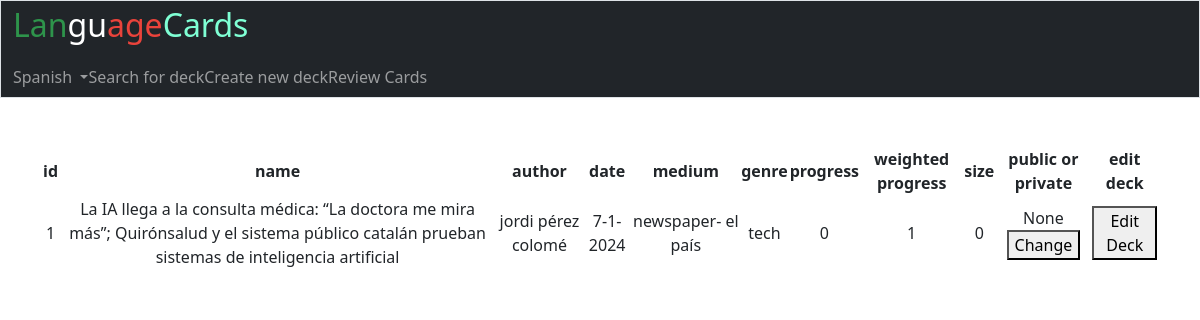
The page / (signed in) on the database its author committed.
### tables this page shows
CREATE TABLE users_to_decks (
user_id INT, 
deck_id INT
, "progress"	INTEGER, "order"	INTEGER, "weighted"	INTEGER);

CREATE TABLE decks (deck_id INTEGER PRIMARY KEY, language TEXT, name TEXT, author TEXT, date TEXT,
medium TEXT, genre TEXT, size INTEGER, creator_id INTEGER, public TEXT);

### app.py (the view)
@app.route("/")
@login_required
def index():
    update()
    db.execute(
    """SELECT * FROM decks JOIN users_to_decks ON decks.deck_id = users_to_decks.deck_id
    WHERE user_id = ? AND decks.language = ?"""
    , (session["user_id"], session["language"]))
    decks = db.fetchall()
    for deck in decks:
        db.execute("""SELECT COUNT (*) FROM user_progress WHERE state = "learning" OR state = "learned" AND user_id = ?
        AND word_id IN (SELECT word_id FROM deck_contents WHERE deck_id = ?)""",
        (session["user_id"], deck[9]))
        known = db.fetchall()[0][0]
        db.execute("""SELECT SUM (frequency) FROM user_progress
        WHERE user_id = ? AND word_id IN
        (SELECT word_id FROM deck_contents WHERE deck_id = ?)""", (session["user_id"], deck[0]))
        frequency = db.fetchall()[0][0]
        if frequency is None:
            frequency = 1
        db.execute ("""SELECT SUM (frequency) FROM user_progress
        WHERE state = "learning" OR state = "learned" AND user_id = ? AND word_id IN
        (SELECT word_id FROM deck_contents WHERE deck_id = ?)""", (session["user_id"], deck[0]))
        weighted = db.fetchall()[0][0]
        if weighted is None:
            weighted = 1
        db.execute("""UPDATE users_to_decks SET progress = ?, weighted = ?
        WHERE deck_id = ? AND user_id = ?""", (known/deck[8], weighted/frequency,deck[0], session["user_id"]))
        con.commit()
    db.execute ("SELECT deck_order FROM users WHERE id = ?",(session["user_id"],))
    order = db.fetchall()[0][0]
    db.execute("SELECT * FROM decks JOIN users_to_decks ON decks.deck_id = users_to_decks.deck_id WHERE user_id = ? ORDER BY ?", (session["user_id"], order))
    display = db.fetchall()
    return render_template ("mainpage.html", display = display, user = session["user_id"])

### helpers.py (called while the page is built)
def login_required(f):
    @wraps(f)
    def decorated_function(*args, **kwargs):
        if session.get("user_id") is None:
            return redirect("/login")
        return f(*args, **kwargs)
    return decorated_function

def update():
    db.execute ("SELECT time FROM users WHERE id = ?", (session["user_id"],))
    try:
        last = date(db.fetchall()[0][0])
    except TypeError:
        last = 0
    session["datetime"] = datetime.now().timestamp()
    if last != date.today():
        for language in languages:
            session.update({f"{language}":{"new_seen":0, "reviewed":0}})
    db.execute("""SELECT COUNT (*) FROM user_progress
    WHERE due < ? AND user_id = ? AND word_id IN
    (SELECT id FROM words WHERE language = ?)"""
    , (session["datetime"], session["user_id"], session["language"]))
    session[session["language"]]["review_count"] = db.fetchall()
    db.execute("SELECT * FROM users WHERE id = ?", (session["user_id"],))
    session["new_cards"] = db.fetchall()[0][5]
    db.execute("""UPDATE users SET time = ? WHERE id = ?""", (session["datetime"], session["user_id"]))
    con.commit()

### templates/mainpage.html (shortened to what this page needs)
{% extends "layout.html" %}
{% block body %}
<table>
    <thead>
        <tr>
            <th>id</th>
            <th>name</th>
            <th>author</th>
            <th>date</th>
            <th>medium</th>
            <th>genre</th>
            <th>progress</th>
            <th>weighted progress</th>
            <th>size</th>
            <th>public or private</th>
            <th>edit deck</th>
        </tr>
    </thead>
    <tbody>
        {% for row in display %}
        <tr>
            <td>{{ row.0 }}</td>
            <td>{{ row.2 }}</td>
            <td>{{ row.3 }} </td>
            <td>{{ row.4 }}</td>
            <td>{{ row.5 }}</td>
            <td>{{ row.6 }}</td>
            <td>{{ row.12 }}</td>
            <td>{{ row.14 }}</td>
            <td>{{ row.7 }}</td>
            <td>{{ row.9 }}
                {% if user == row.8 %}
                <form action="/change_status" method="post">
                    <button type="submit">Change</button>
                </form>
                {% endif %}
            </td>
            <td>
                <form action="edit_deck" method="post">
                    <button type="submit">Edit Deck</button>
                </form>
            </td>
            </tr>
        {% endfor %}
    </tbody>
</table>
{% endblock %}

### templates/layout.html (shortened to what this page needs)
<!DOCTYPE html>
<html lang="en">
    <head>
        <link href="https://cdn.jsdelivr.net/npm/bootstrap@5.3.3/dist/css/bootstrap.min.css" rel="stylesheet">
        <link href="/styles/styles.css" rel="stylesheet">
    </head>
    <body>
        <nav class="bg-dark border navbar-expand-md navbar-dark">
            <div class="container-fluid">
                <a class="navbar-brand" href="/"><span class="green">Lan</span><span class="white">gu</span><span class="red">age</span><span class="aqua">Cards</span></a>
                <div class="collapse navbar-collapse" id="navbar">
                     {% if session["user_id"] %}
                        <ul class="navbar-nav me-auto mt-2">
                            <li class="nav_item dropdown">
                                <a class="nav-link dropdown-toggle" href="#" id="navbarDropdown" role="button" data-toggle="dropdown" aria-haspopup="true" aria-expanded="false">
                                    {{ session["language"] }}
                                </a>
                            </li>
                            <li class="nav_item"><a class="nav-link" href="/search_decks">Search for deck</a></li>
                            <li class="nav_item"><a class="nav-link" href="/new_deck">Create new deck</a></li>
                            <li class="nav_item"><a class="nav-link" href="/review">Review Cards</a></li>
                        </ul>
                     {% else %}
                        <ul class="navbar-nav ms-auto mt-2">
                            <li class="nav-item"><a class="nav-link" href="/register">Register</a></li>
                            <li class="nav-item"><a class="nav-link" href="/login">Log In</a></li>
                        </ul>
                     {% endif %}
                </div>
            </div>
        </nav>
        <main class="container py-5 text-center">
            {% block body %}{% endblock %}
        </main>
    </body>
</html>

### styles/styles.css (style rules this page uses)
nav .navbar-brand { font-size: xx-large; }
nav .navbar-brand .red { color: #ea433b; }
nav .navbar-brand .green { color: #2e944b; }
nav .navbar-brand .white { color: #ffffff }
nav .navbar-brand .aqua { color:aquamarine }

### rows shown on the page
users_to_decks: deck_id "1", name "La IA llega a la consulta médica: “La doctora me mira más”; Quirónsalud y el sistema público catalán prueban sistemas de inteligencia artificial", author "jordi pérez colomé", date "7-1-2024", medium "newspaper- el país", genre "tech", progress "0", weighted "1", size "0", row "None"

### other values the page prints
{{ session["language"] }} "Spanish"
